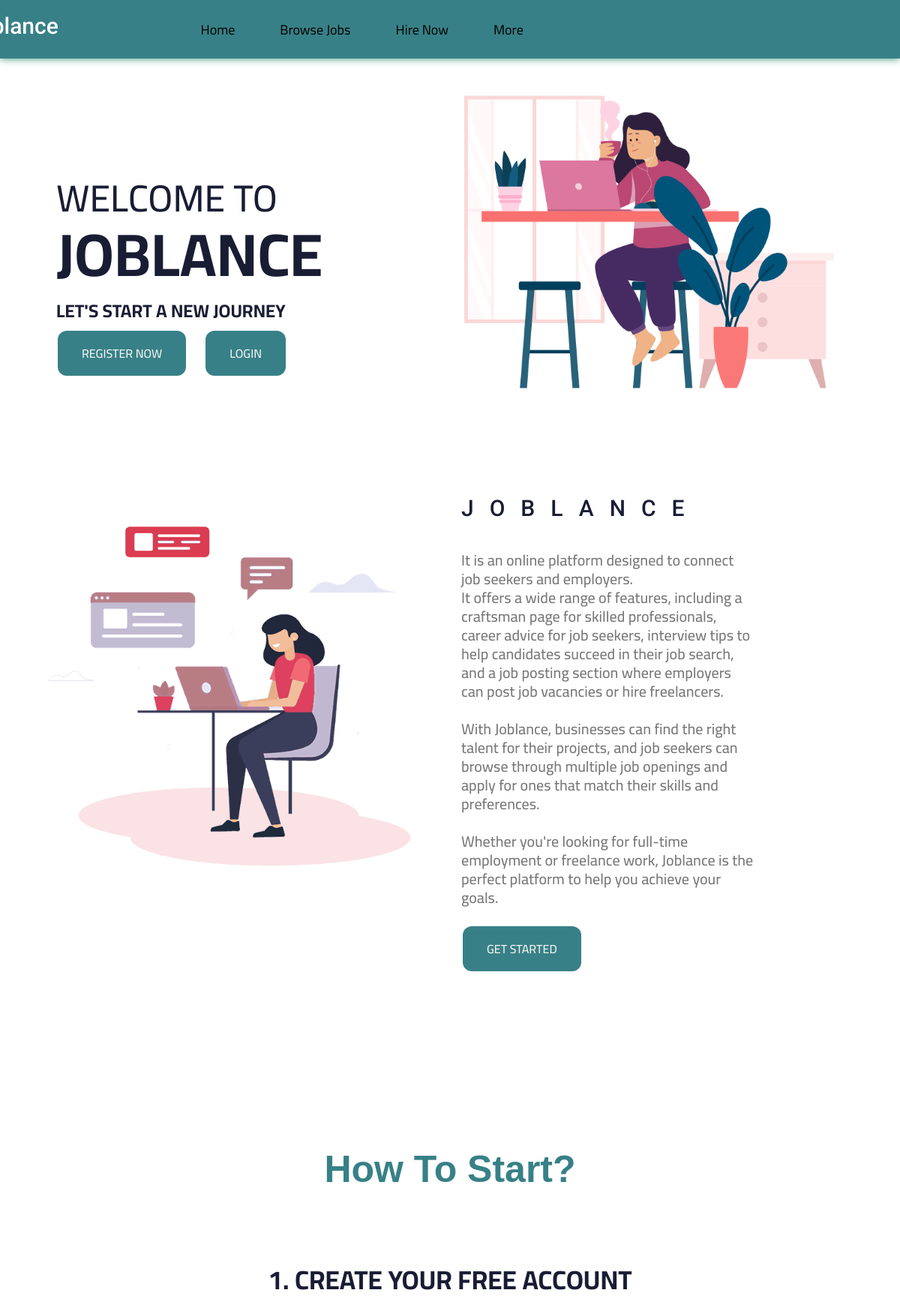
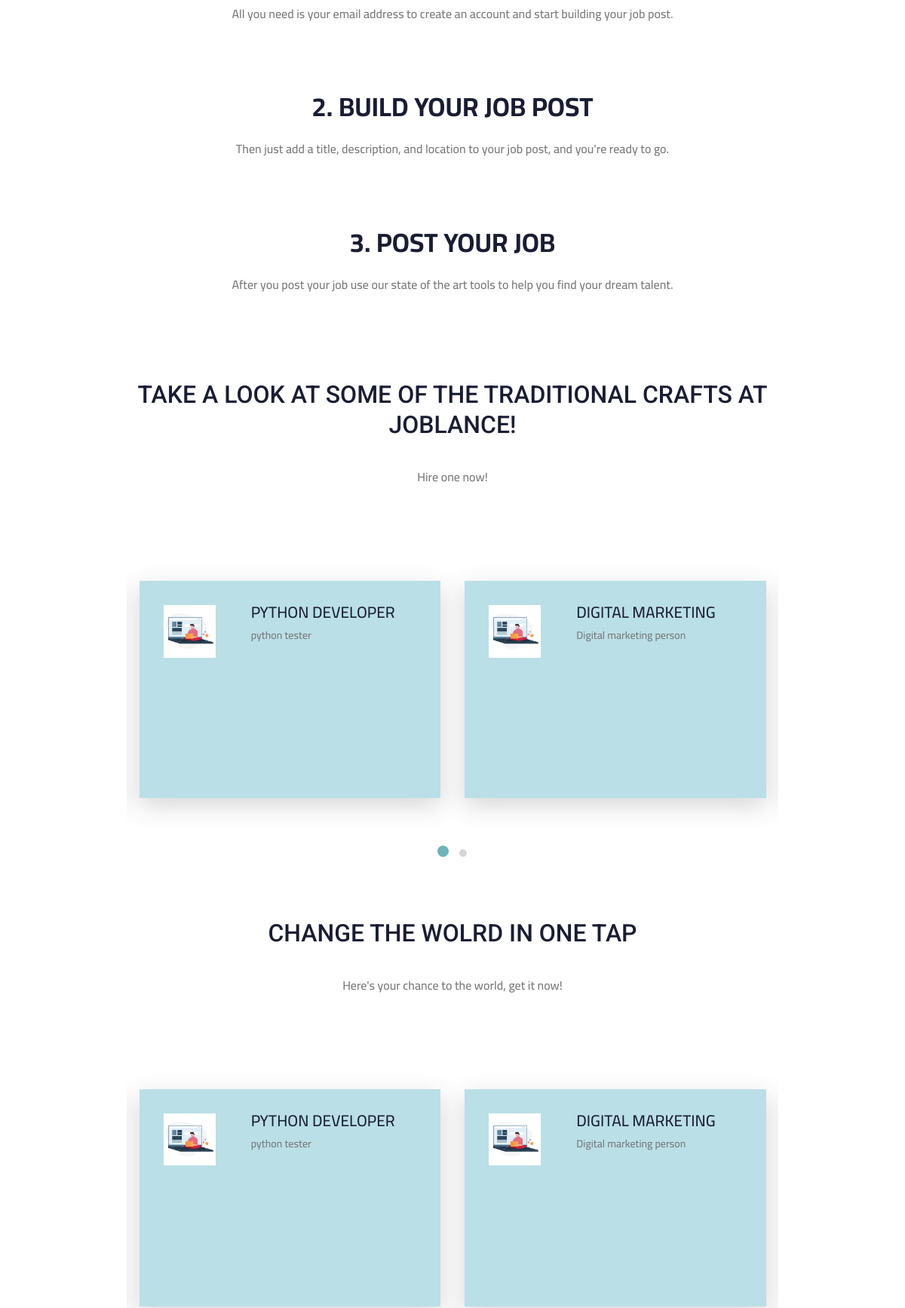
The page / (upper part) on the database its author committed (2 pictures, top to bottom).
### job/models.py (models this page shows, shortened)
class Job(models.Model):
    owner = models.ForeignKey(
        User, related_name='job_owner', on_delete=models.CASCADE)
    title = models.CharField(max_length=100)
    job_type = models.CharField(max_length=15, choices=JOB_TYPE)
    description = models.TextField(max_length=10000)
    published_at = models.DateTimeField(auto_now=True)
    vacancy = models.IntegerField(default=1)
    salary = models.IntegerField(default=0)
    experience = models.IntegerField(default=0)
    category = models.ForeignKey('Category', on_delete=models.CASCADE)
    country = models.CharField(max_length=15, choices=CURRENT_COUNTRY)
    city = models.CharField(max_length=15, choices=CURRENT_CITY)
    slug = models.SlugField(blank=True, null=True)
    class Meta:
        ordering = ['-id']

### pages/views.py (the view)
# urls.py: path('', views.index, name='index'),
def index(request):
    jobs_list = Job.objects.all()[:6]
    context = {'jobs': jobs_list,
               }
    return render(request, 'pages/index.html', context)

### pages/templates/pages/index.html (shortened to what this page needs)
{% load static %}
<!doctype html>
<html class="no-js" lang="zxx">
<head>
    <link rel="stylesheet" href="{% static 'css/bootstrap.css'%}" />
    <link rel="stylesheet" href="{% static 'css/all.min.css'%}" />
    <link rel="stylesheet" href="{% static 'vendor/Magnific-Popup/dist/magnific-popup.css'%}" />
    <link rel="stylesheet" href="{% static 'vendor/owl-carousel/css/owl.carousel.min.css'%}" />
    <link rel="stylesheet" href="{% static 'vendor/owl-carousel/css/owl.theme.default.min.css'%}" />
    <link href="https://cdn.rawgit.com/michalsnik/aos/2.1.1/dist/aos.css" rel="stylesheet" />
    <link rel="stylesheet" href="{% static 'css/alaastyle.css'%}" />
    <link rel="stylesheet" href="{% static 'css/responsive.css'%}" />
    <link rel="stylesheet" href="{% static 'css/style.css'%}">
    <link rel="stylesheet" href="{% static 'css/normalize.css' %}">
    <link rel="stylesheet" href="{% static 'css/morsy.css' %}">
    <link rel="stylesheet" href="{% static 'css/morsy.min.css' %}">
</head>
<body>
    <Header>
        <div class="container">
            <a href="{% url 'pages:index' %}" class="logo">
                <h2 style="color: #fff;">Joblance</h2>
            </a>
            <ul class="links">
                <li><a href="{% url 'pages:home' %}">Home</a></li>
                <li><a href="{% url 'jobs:job_list' %}">Browse Jobs</a></li>
                <li><a href="{% url 'profiles:others' %}">Hire Now</a></li>
                <li>
                    <a href="#" class="io">More</a>
                </li>
            </ul>
        </div>
    </Header>
    <br>
    <br>
    <main class="site-main">
        <section class="site-banner" data-aos="fade-up" data-aos-duration="500">
            <div class="container">
                <div class="row">
                    <div class="col-lg-6 col-md-12 site-title">
                        <h3 class="title-text">WELCOME TO</h3>
                        <h1 class="title-text text-uppercase">Joblance</h1>
                        <h4 class="title-text text-uppercase">Let's start a new journey</h4>
                        <div class="site-buttons">
                            <div class="d-flex flex-row flex-wrap">
                                {% if request.user.is_authenticated %}
                                <a href="{% url 'jobs:job_list' %}"><button type="button"
                                        class="btn button primary-button mr-4 text-uppercase">Browse new
                                        jobs</button></a>
                                <a href="{% url 'jobs:add_job' %}"><button type="button"
                                        class="btn button secondary-button text-uppercase"> Post a job </button></a>
                                {% else %}
                                <a href="{% url 'registration:signup' %}"><button type="button"
                                        class="btn button primary-button mr-4 text-uppercase">Register Now</button></a>
                                <a href="{% url 'registration:signin' %}"><button type="button"
                                        class="btn button secondary-button text-uppercase"> Login </button></a>
                                {% endif %}
                            </div>
                        </div>
                    </div>
                    <br>
                    <br>
                    <div class="col-lg-6 col-md-12">
                        <img class="img-fluid" src="{% static 'img/banner/banner.png' %}" class="banner-image"
                            alt="banner-img" />
                    </div>
                </div>
            </div>
        </section>
        <br><br>
        <section id="About" class="about" data-aos="fade-down" data-aos-offset="500" data-aos-easing="ease-in-sine">
            <div class="container-fluid">
                <div class="row">
                    <div class="col-lg-6 col-md-12">
                        <div class="about-image">
                            <img src="{% static 'img/about.png' %}" alt="about" class="img-fluid" />
                        </div>
                    </div>
                    <div class="col-lg-6 col-md-12 about-title">
                        <h2 class="text-uppercase pt-5">
                            <span>joblance</span>
                        </h2>
                        <div class="paragraph py-4 w-75 ">
                            <p class="para font-roboto">
                                It is an online platform designed to connect job seekers and employers. <br>
                                It offers a wide range of features, including a craftsman page for skilled
                                professionals,
                                career advice for job seekers, interview tips to help candidates succeed in their job
                                search,
                                and a job posting section where employers can post job vacancies or hire freelancers.
                                <br><br>
                                With Joblance, businesses can find the right talent for their projects, and job seekers
                                can
                                browse through multiple job openings and apply for ones that match their skills and
                                preferences.
                                <br><br>
                                Whether you're looking for full-time employment or freelance work, Joblance is the
                                perfect platform
                                to help you achieve your goals.
                            </p>
                        </div>
                        {% if request.user.is_authenticated %}
                        <a href="{% url 'profiles:others' %}"><button type="button"
                                class="btn button primary-button text-uppercase"> Hire Now </button></a>
                        {% else %}
                        <a href="{% url 'registration:signup' %}"><button type="button"
                                class="btn button primary-button text-uppercase"> Get Started </button></a>
                        {% endif %}
                    </div>
                </div>
            </div>
        </section>
        <section class="highlights-area" data-aos="fade-down" data-aos-easing="linear" data-aos-duration="1500">
            <div class="container">
                <div class="row">
                    <div class="col-lg-12 text-center highlights-title">
                        <h1><strong>How To Start?</strong> </h1> <br><br>
                        <h2 class="text-uppercase title-text  ">1. Create your free account</h2>
                        <p class="para font-roboto">
                            All you need is your email address to create an account and start building your job post.
                        </p>
                    </div>
                    <div class="col-lg-12 text-center highlights-title">
                        <h2 class="text-uppercase title-text  ">2. Build your job post</h2>
                        <p class="para font-roboto">
                            Then just add a title, description, and location to your job post, and you're ready to go.
                        </p>
                    </div>
                    <div class="col-lg-12 text-center highlights-title">
                        <h2 class="text-uppercase title-text  ">3. Post your job </h2>
                        <p class="para font-roboto">
                            After you post your job use our state of the art tools to help you find your dream talent.
                        </p>
                    </div>
                </div>
                <br><br>
                <section class="they-say" data-aos="fade-up" data-aos-offset="500" data-aos-easing="ease-in-sine">
            <div class="container">
                <div class="row text-center">
                    <div class="col-12">
                        <div class="they-say-title">
                            <h1 class="text-uppercase title-h1">Take a look at some of the traditional crafts at Joblance!</h1>
                            <p class="para"> Hire one now! </p>
                        </div>
                    </div>
                </div>
            </div>
            <div class="container carousel py-lg-5">
                <div class="owl-carousel owl-theme">
                    {% for job in jobs %}
                    <div class="person row">
                        <div class="col-lg-4 col-md-12 person-img">
                            <img src="{% static 'img/testimonials/t15.jpg' %}" alt="img1" />
                        </div>
                        <div class="col-lg-8 col-md-12 person-say">
                            <h4 class="text-uppercase">{{job.title}}</h4>
                            <p class="para">
                                {{job.description}}
                            </p>
                        </div>
                    </div>
                    {% endfor %}
                </div>
            </div>
        </section>
        <section class="they-say" data-aos="fade-up" data-aos-offset="500" data-aos-easing="ease-in-sine">
            <div class="container">
                <div class="row text-center">
                    <div class="col-12">
                        <div class="they-say-title">
                            <h1 class="text-uppercase title-h1">Change the wolrd in one tap</h1>
                            <p class="para">
                                Here's your chance to the world, get it now!</p>
                        </div>
                    </div>
                </div>
            </div>
            <div class="container carousel py-lg-5">
                <div class="owl-carousel owl-theme">
                    {% for job in jobs %}
                    <div class="person row">
                        <div class="col-lg-4 col-md-12 person-img">
                            <img src="{% static 'img/testimonials/t15.jpg' %}" alt="img1" />
                        </div>
                        <div class="col-lg-8 col-md-12 person-say">
                            <h4 class="text-uppercase">{{job.title}}</h4>
                            <p class="para">
                                {{job.description}}
                            </p>
                        </div>
                    </div>
                    {% endfor %}
                </div>
            </div>
        </section>
    </main>
</body>
</html>

### static/css/alaastyle.css (style rules this page uses)
.site-main .site-banner .site-title h3 { padding-top: 20%; font-weight: 500; }
.site-main .site-banner .site-title h1 { font-size: 5rem; margin-top: -5px; }
.site-main .site-banner .site-title h4 { font-size: 1.5rem; margin-top: -50px; }
.site-main .about { padding: 8rem 5rem; }
.site-main .about img { margin-top: 50px; }
.site-main .about .about-title h2>span { display: block; font: normal bold 49px/60px var(--roboto); letter-spacing: 21px; }
.site-main .about .about-title .paragraph>p { padding: 0.4rem 0; font-size: 20px; }
.site-main .highlights-area { padding: 7rem 2rem; }
.site-main .highlights-area .highlights-title h1 { font-size: 50px; color: #388087; font-family:'Gill Sans', 'Gill Sans MT', Calibri, 'Trebuchet MS', sans-serif; }
.site-main .highlights-area .highlights-title h2 { font-size: 35px; }
.site-main .they-say .they-say-title p { padding: 1rem 7rem; }
.site-main .they-say .person { background: #BADFE7; box-shadow: var(--box-shadow); margin: 3rem 1rem; height: 18rem; }
.site-main .they-say .person .person-img { padding: 2rem; }
.site-main .they-say .person .person-say { padding-top: 2rem; }
.site-main .they-say .person .person-say h4 { font-style: normal; font-weight: 500; font-family: var(--roboto); font-size: 21px; line-height: 20px; }
.site-main .they-say .person .person-say p { font-size: 14px; }

### static/css/responsive.css (style rules this page uses)
@media only screen and (max-width: 1910px) { .container { max-width: 90%; } }
@media only screen and (max-width: 1910px) { .site-main .highlights-area .highlights-title, .site-main .about { padding: 3% 4%; } }

### static/css/morsy.css (style rules this page uses)
:root { --main-color: #388087; --main-color-alt: #BADFE7; --main-transition: 0.3s ; --padding-top-section : 100px ; --padding-bottom-section: 100px; --section-background: #1fb38e; }
* { -webkit-box-sizing: border-box; -moz-box-sizing: border-box; box-sizing: border-box; }
html { scroll-behavior: smooth; }
body { font-family: 'Cairo', sans-serif; }
a { text-decoration: none; }
ul { list-style: none; list-style: none; margin: 0; padding: 0; }
.container { padding-left: 15px; padding-right: 15px; margin-left: auto; margin-right: auto; }
@media (min-width: 768px) { .container { width: 750px; } }
@media (min-width: 992px) { .container { width: 970px; } }
@media (min-width: 1200px) { .container { width: 1170px; } }
header { position: relative; box-shadow: 0 0 10px #2c8c6a; background-color: #388087; }
header .container { display: flex; justify-content: space-between; align-items: center; position: relative; }
header .links { display: flex; }
header .logo { margin: 0px 25px 0px -120px; color: var(--main-color); font-size: 26px; font-weight: bold; height: 78.4px; display: flex; justify-content: center; align-items: center; }
header .links > li > a { width: max-content; position: relative; color: black; font-size: 18px; display: flex; justify-content: center; align-items: center; padding: 0 30px; height: 78.4px; transition: var(--main-transition); -webkit-transition: var(--main-transition); -moz-transition: var(--main-transition); -ms-transition: var(--main-transition); -o-transition: var(--main-transition); overflow: hidden; }
header .links > li > a::before { content: ""; position: absolute; background-color: var(--main-color); width: 100%; height: 4px; top: 0; left: -100%; transition: var(--main-transition); -webkit-transition: var(--main-transition); -moz-transition: var(--main-transition); -ms-transition: var(--main-transition); -o-transition: var(--main-transition); }
.testimonials .box:hover .job , p { color: white; }

### static/css/partials/variables.css (style rules this page uses)
html, body { margin: 0; box-sizing: border-box; width: 100%; height: 100%; }
:root { --primary-color: #388087; --primary-color2: #6FB3B8; --title-color: #000000; --text-color: #777777; --border-color: #6FB3B8; --gradient-color: linear-gradient(90deg, #797979, #cecece 100%); --shadow-color: 0px 10px 30px rgba(78, 78, 78, 0.3); --box-shadow: 0px 10px 30px rgba(57, 56, 61, 0.205); --roboto: 'Roboto'cursive; }

### rows shown on the page
Job: title "PYTHON DEVELOPER", description "python tester"
Job: title "DIGITAL MARKETING", description "Digital marketing person"
